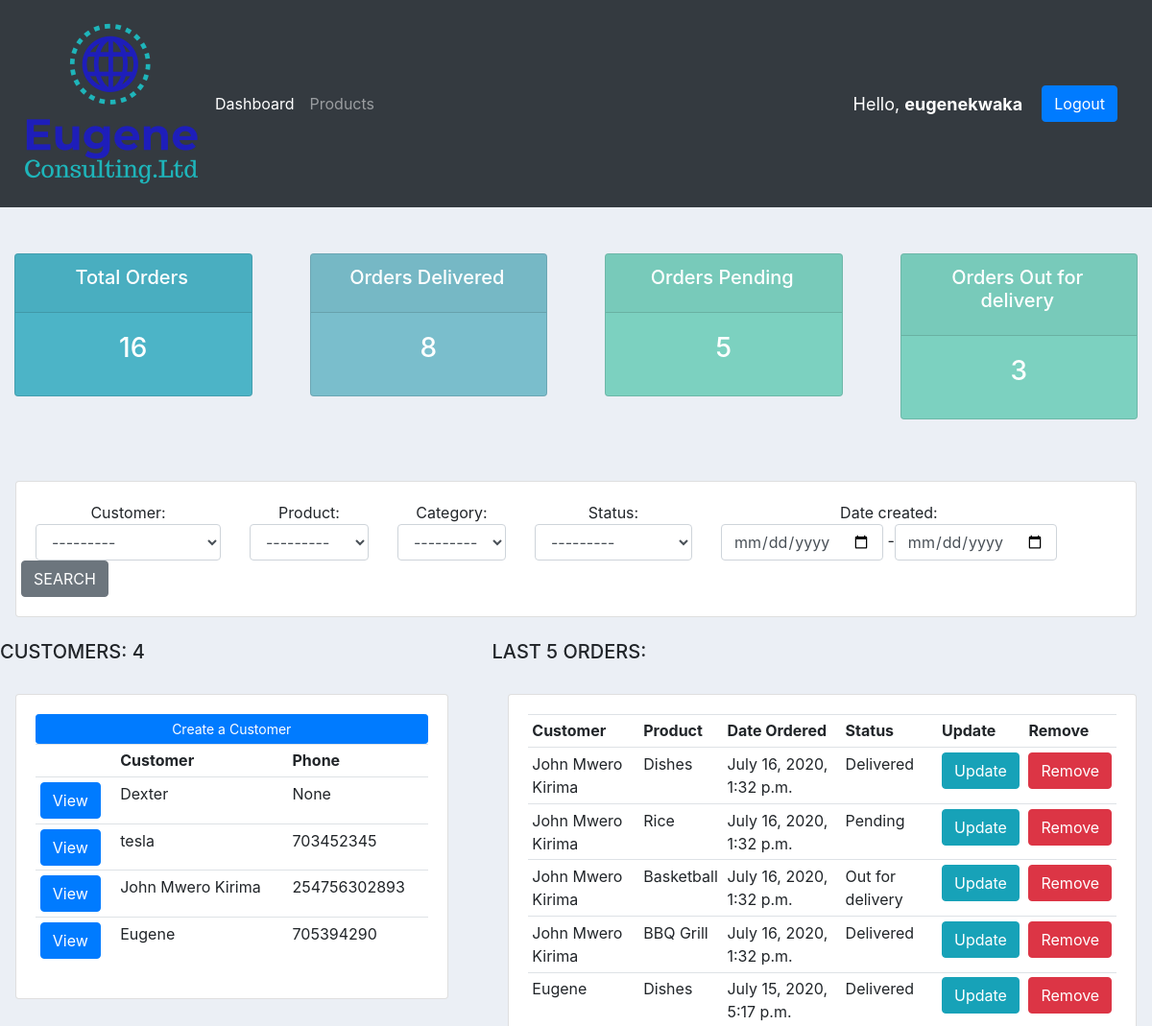
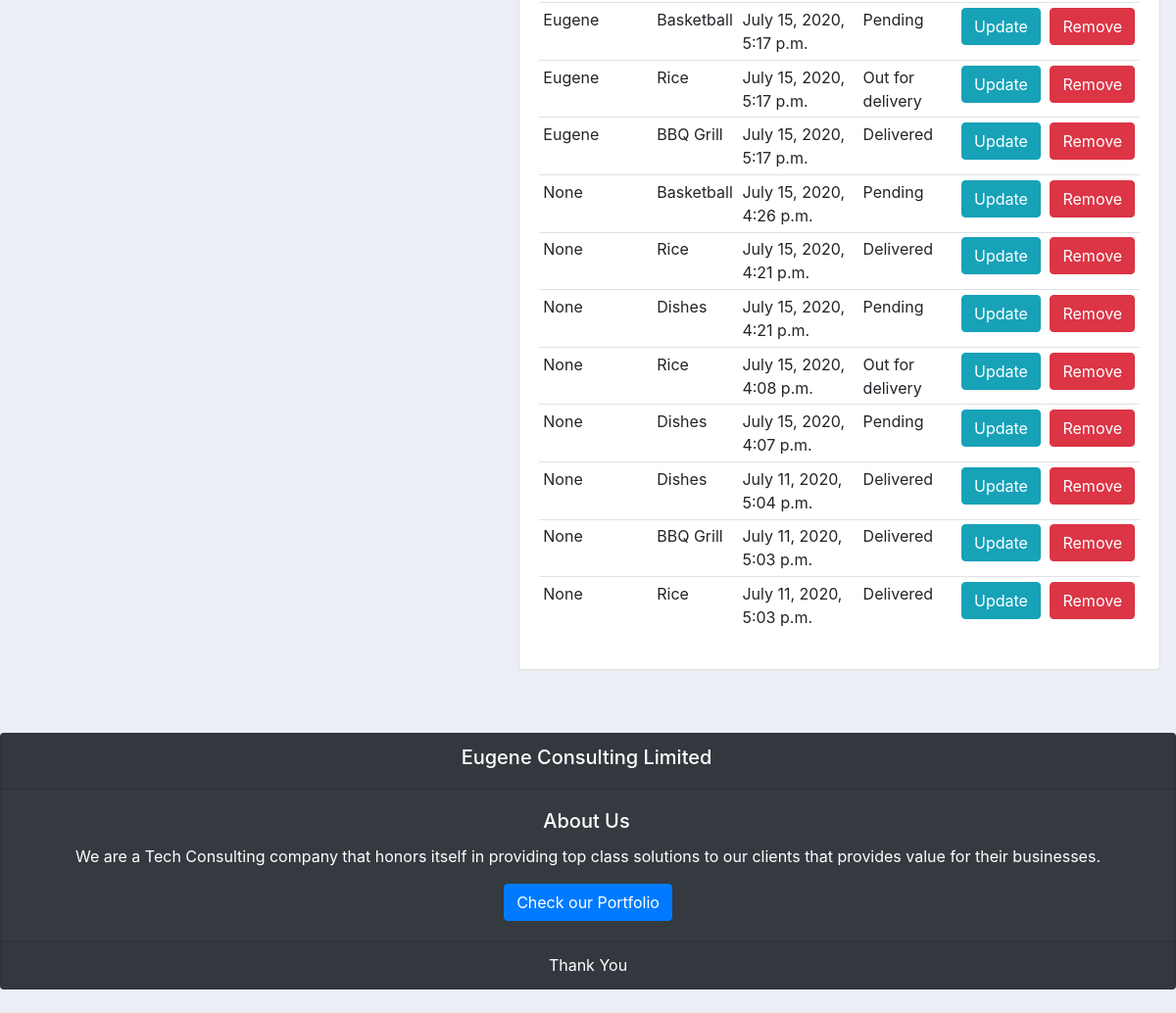
The app's page / (signed in) with its own data (2 pictures, top to bottom).
### accounts/models.py (models this page shows, shortened)
class Customer(models.Model):
    user = models.OneToOneField(
        User, null=True, on_delete=models.CASCADE)
    name = models.CharField(max_length=100, null=True)
    phone = models.IntegerField(null=True)
    email = models.EmailField(null=True)
    profile_pic = models.ImageField(
        default="default-profile-pic.jpg", null=True, blank=True)
    date_created = models.DateTimeField(auto_now_add=True, null=True)
    def __str__(self):
        return str(self.name)

class Order(models.Model):
    STATUS = (
        ('Pending', 'Pending'),
        ('Out for delivery', 'Out for delivery'),
        ('Delivered', 'Delivered'),
    )
    CATEGORY = (
        ('Indoor', 'Indoor'),
        ('Outdoor', 'Outdoor'),
    )
    customer = models.ForeignKey(
        Customer, null=True, on_delete=models.SET_NULL)
    product = models.ForeignKey(Product, null=True, on_delete=models.SET_NULL)
    category = models.CharField(max_length=100, null=True, choices=CATEGORY)
    date_created = models.DateTimeField(auto_now_add=True, null=True)
    status = models.CharField(max_length=100, null=True, choices=STATUS)
    note = models.CharField(max_length=100, null=True)

class Product(models.Model):
    CATEGORY = (
        ('Indoor', 'Indoor'),
        ('Outdoor', 'Outdoor'),
    )
    name = models.CharField(max_length=100, null=True)
    price = models.FloatField(null=True)
    category = models.CharField(max_length=100, null=True, choices=CATEGORY)
    description = models.CharField(max_length=200, null=True, blank=True)
    date_created = models.DateTimeField(auto_now_add=True, null=True)
    tag = models.ManyToManyField(Tag)
    def __str__(self):
        return self.name

### accounts/decorators.py (the view)
    def wrapper_func(request, *args, **kwargs):
        group = None
        if request.user.groups.exists():
            group = request.user.groups.all()[0].name
        if group == 'customer':
            return redirect('user_page')
        if group == 'admin':
            return view_func(request, *args, **kwargs)

### accounts/views.py (called while the page is built)
@login_required(login_url='login')
@admin_only
def home(request):
    orders = Order.objects.all().order_by('-date_created')
    customers = Customer.objects.all().order_by('-date_created')
    total_customers = customers.count()
    total_orders = orders.count()
    delivered = orders.filter(status='Delivered').count()
    pending = orders.filter(status='Pending').count()
    out_for_delivery = orders.filter(status='Out for delivery').count()
    myFilter = OrderFilter(request.GET, queryset=orders)
    orders = myFilter.qs
    context = {
        'orders': orders,
        'customers': customers,
        'total_orders': total_orders,
        'delivered': delivered,
        'pending': pending,
        'out_for_delivery': out_for_delivery,
        'total_customers':  total_customers,
        'myFilter': myFilter,
    }
    return render(request, 'accounts/dashboard.html', context)

### accounts/templates/accounts/dashboard.html (shortened to what this page needs)
{% extends 'accounts/main.html' %}
{% load bootstrap4 %}
{% load widget_tweaks %}
{% block content %}
{% include 'accounts/status.html' %}
<br>
<br>
<div class="row">
    <div class="col">
        <div class="card card-body ml-3 mr-3">
            <form method="GET" action="" class="form-inline">
                <div class="row">
                    <div class="col-auto">
                        {{ myFilter.form.customer.label_tag }}
                        {% render_field myFilter.form.customer class="form-control" %}
                    </div>
                    <div class="col-auto">
                        {{ myFilter.form.product.label_tag }}
                        {% render_field myFilter.form.product class="form-control" %}
                    </div>
                    <div class="col-auto">
                        {{ myFilter.form.category.label_tag }}
                        {% render_field myFilter.form.category class="form-control" %}
                    </div>
                    <div class="col-auto">
                        {{ myFilter.form.status.label_tag }}
                        {% render_field myFilter.form.status class="form-control" %}
                    </div>
                    <div class="col-auto">
                        {{ myFilter.form.date_created.label_tag }}
                        {% render_field myFilter.form.date_created class="form-control" %}
                    </div>
                    <div>
                        <button type="submit" class="btn btn-secondary">SEARCH</button>
                    </div>
                </div>
            </form>
        </div>
    </div>
</div>
<br>
<div class="row">
    <div class="col-md-5 mb-3 ">
        <h5>CUSTOMERS: {{total_customers}} </h5>
        <br>
        <div class="card card-body ml-3 mr-3">
            <a class="btn btn-primary btn-sm btn-block " href="{% url 'CreateCustomer' %}">Create a Customer</a>
            <table class="table table-sm">
                <tr>
                    <th></th>
                    <th>Customer</th>
                    <th>Phone</th>
                </tr>
                {% for customer in customers %}
                <tr>
                    <td><a href="{% url 'customers' customer.id %}" class="btn btn-primary">View</a></td>
                    <td>{{ customer.name }}</td>
                    <td>{{ customer.phone }}</td>
                </tr>
                {% endfor %}
            </table>
        </div>
    </div>
    <div class="col-md-7 mb-3">
        <h5>LAST 5 ORDERS:</h5>
        <br>
        <div class="card card-body ml-3 mr-3">
            <table class="table table-sm">
                <tr>
                    <th>Customer</th>
                    <th>Product</th>
                    <th>Date Ordered</th>
                    <th>Status</th>
                    <th>Update</th>
                    <th>Remove</th>
                </tr>
                {% for order in orders %}
                <tr>
                    <td>{{ order.customer }}</td>
                    <td>{{ order.product }}</td>
                    <td>{{ order.date_created}}</td>
                    <td>{{ order.status }}</td>
                    <td><a href="{% url 'UpdateOrder' order.id %}" class="btn btn-info">Update</a></td>
                    <td><a href="{% url 'DeleteOrder' order.id %}" class="btn btn-danger">Remove</a> </td>
                </tr>
                {% endfor %}
            </table>
        </div>
    </div>
</div>
<br>
{% endblock %}

### accounts/templates/accounts/main.html (shortened to what this page needs)
{% load static %}
<!DOCTYPE html>
<html lang="en">
<head>
    <link rel="stylesheet" href="https://stackpath.bootstrapcdn.com/bootstrap/4.5.0/css/bootstrap.min.css"
>
    <link rel="stylesheet" type="text/css" href="{% static '/css/main.css' %}">
</head>
<body>
    {% include 'accounts/navbar.html' %}
    {% block content %}
    {% endblock %}
    {% include 'accounts/footer.html' %}
    <br>
</body>
</html>

### accounts/templates/accounts/navbar.html (shortened to what this page needs)
{% load static %}
<nav class="navbar navbar-expand-lg navbar-dark bg-dark">
  <img src="{% static '/images/eugeneconsulting.png' %}">
  <div class="collapse navbar-collapse" id="navbarNav">
    <ul class="navbar-nav">
      {% if request.user.is_staff %}
      <li class="nav-item active">
        <a class="nav-link" href="{% url 'home' %}">Dashboard</a>
      </li>
      <li class="nav-item">
        <a class="nav-link" href="{% url 'products' %}">Products</a>
      </li>
      {% else %}
      <li class="nav-item">
        <span><a class="btn btn-info" href="{% url 'account_settings' %}">Settings</a></span>
      </li>
      {% endif %}
    </ul>
  </div>
  <span class="hello-msg">Hello, <strong>{{request.user.username}}</strong></span>
  <span class="hello-msg"><a class="btn btn-primary" href="{% url 'logout' %}">Logout</a></span>
</nav>
<br>

### accounts/templates/accounts/status.html
    <br>
    <div class="row">
	    <div class="col">
		    <div class="col-md">
			    <div class="card text-center text-white  mb-3" id="total-orders">
			  	    <div class="card-header">
			  		    <h5 class="card-title">Total Orders</h5>
			  	    </div>
			  	    <div class="card-body">
			    	    <h3 class="card-title">{{ total_orders }}</h3>
			  	    </div>
			    </div>
		    </div>
	    </div>
	    <div class="col">
		    <div class="col-md">
			    <div class="card text-center text-white  mb-3" id="orders-delivered">
			  	    <div class="card-header">
			  		    <h5 class="card-title">Orders Delivered</h5>
			  	    </div>
			  	    <div class="card-body">
			    	    <h3 class="card-title">{{ delivered }}</h3>
			  	    </div>
			    </div>
		    </div>
	    </div>
	    <div class="col">
		    <div class="col-md">
			    <div class="card text-center text-white  mb-3" id="orders-pending">
			  	    <div class="card-header">
			  		    <h5 class="card-title">Orders Pending</h5>
			  	    </div>
			  	    <div class="card-body">
			    	    <h3 class="card-title">{{ pending }}</h3>
			  	    </div>
			    </div>
		    </div>
	    </div>
		<div class="col">
		    <div class="col-md">
			    <div class="card text-center text-white  mb-3" id="orders-pending">
			  	    <div class="card-header">
			  		    <h5 class="card-title">Orders Out for delivery</h5>
			  	    </div>
			  	    <div class="card-body">
			    	    <h3 class="card-title">{{ out_for_delivery }}</h3>
			  	    </div>
			    </div>
		    </div>
	    </div>
    </div>

### accounts/templates/accounts/footer.html (shortened to what this page needs)
<br>
<div class="card text-center bg-dark">
    <div class="card-header" id="card-header">
        <h5>Eugene Consulting Limited</h5>
    </div>
    <div class="card-body">
        <h5 class="card-title">About Us</h5>
        <p class="card-text">We are a Tech Consulting company that honors itself in providing top class solutions to our
            clients that provides value for their businesses. </p>
        <a href="https://github.com/Eugene-Kwaka?tab=repositories" class="btn btn-primary">Check our Portfolio</a>
    </div>
    <div class="card-footer">
        Thank You
    </div>
</div>

### static/css/main.css (style rules this page uses)
body { background-color: #ebeff5; }
#total-orders { background-color: #4cb4c7; }
#orders-delivered { background-color: #7abecc; }
#orders-pending { background-color: #7CD1C0; }
h5 { margin-right: 3px; }

### accounts/templates/accounts/navbar.html (style rules this page uses)
.hello-msg { font-size: 18px; color: #fff; margin-right: 20px; }

### accounts/templates/accounts/footer.html (style rules this page uses)
.card-title { color: #fff; }
#card-header { color: #fff; }
.card-text { color: #fff; }
.card-footer { color: #fff; }

### records on screen
Customer: name "Dexter", phone "None"
Customer: name "tesla", phone "703452345"
Customer: name "John Mwero Kirima", phone "254756302893"
Customer: name "Eugene", phone "705394290"
Order: customer "John Mwero Kirima", product "Dishes", date_created "July 16, 2020, 1:32 p.m.", status "Delivered"
Order: customer "John Mwero Kirima", product "Rice", date_created "July 16, 2020, 1:32 p.m.", status "Pending"
Order: customer "John Mwero Kirima", product "Basketball", date_created "July 16, 2020, 1:32 p.m.", status "Out for delivery"
Order: customer "John Mwero Kirima", product "BBQ Grill", date_created "July 16, 2020, 1:32 p.m.", status "Delivered"
Order: customer "Eugene", product "Dishes", date_created "July 15, 2020, 5:17 p.m.", status "Delivered"
Order: customer "Eugene", product "Basketball", date_created "July 15, 2020, 5:17 p.m.", status "Pending"
Order: customer "Eugene", product "Rice", date_created "July 15, 2020, 5:17 p.m.", status "Out for delivery"
Order: customer "Eugene", product "BBQ Grill", date_created "July 15, 2020, 5:17 p.m.", status "Delivered"
Order: customer "None", product "Basketball", date_created "July 15, 2020, 4:26 p.m.", status "Pending"
Order: customer "None", product "Rice", date_created "July 15, 2020, 4:21 p.m.", status "Delivered"
Order: customer "None", product "Dishes", date_created "July 15, 2020, 4:21 p.m.", status "Pending"
Order: customer "None", product "Rice", date_created "July 15, 2020, 4:08 p.m.", status "Out for delivery"
Order: customer "None", product "Dishes", date_created "July 15, 2020, 4:07 p.m.", status "Pending"
Order: customer "None", product "Dishes", date_created "July 11, 2020, 5:04 p.m.", status "Delivered"
Order: customer "None", product "BBQ Grill", date_created "July 11, 2020, 5:03 p.m.", status "Delivered"
Order: customer "None", product "Rice", date_created "July 11, 2020, 5:03 p.m.", status "Delivered"

### other values on screen
{{ request.user.username }} "eugenekwaka"
{{ total_orders }} "16"
{{ delivered }} "8"
{{ pending }} "5"
{{ out_for_delivery }} "3"
{{ myFilter.form.customer.label_tag }} "Customer:"
{{ myFilter.form.product.label_tag }} "Product:"
{{ myFilter.form.category.label_tag }} "Category:"
{{ myFilter.form.status.label_tag }} "Status:"
{{ myFilter.form.date_created.label_tag }} "Date created:"
{{ total_customers }} "4"
